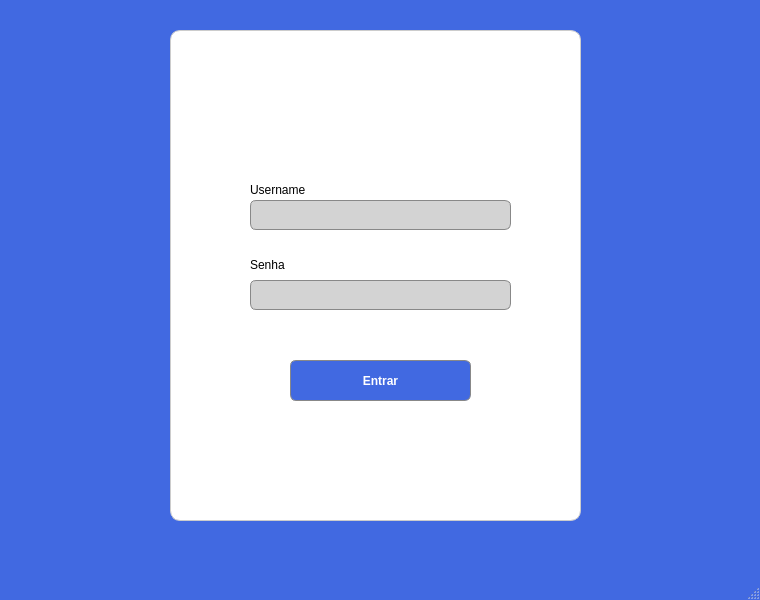
<?xml version="1.0" encoding="UTF-8"?>
<ui version="4.0">
 <class>janelalogin</class>
 <widget class="QMainWindow" name="janelalogin">
  <property name="geometry">
   <rect>
    <x>0</x>
    <y>0</y>
    <width>760</width>
    <height>600</height>
   </rect>
  </property>
  <property name="windowTitle">
   <string>janelalogin</string>
  </property>
  <property name="styleSheet">
   <string notr="true">QMainWindow {
    background:#4169E1;  /* Gradiente de cinza para branco */
    border: none;  /* Remove a borda */
}
</string>
  </property>
  <widget class="QWidget" name="centralwidget">
   <widget class="QGroupBox" name="groupBox">
    <property name="geometry">
     <rect>
      <x>170</x>
      <y>30</y>
      <width>411</width>
      <height>491</height>
     </rect>
    </property>
    <property name="styleSheet">
     <string notr="true">QGroupBox {
    background: #FFFFFF;
    border: 1px solid #ccc;
    border-radius: 10px;
    padding: 10px;
    box-shadow: 5px 5px 15px rgba(0, 0, 0, 0.4); /* Sombra forte */
}

QGroupBox:title {
    subcontrol-origin: margin;
    subcontrol-position: top center;
    padding: 5px;
}
</string>
    </property>
    <property name="title">
     <string/>
    </property>
    <widget class="QLabel" name="label_2">
     <property name="geometry">
      <rect>
       <x>80</x>
       <y>220</y>
       <width>289</width>
       <height>30</height>
      </rect>
     </property>
     <property name="text">
      <string>Senha</string>
     </property>
    </widget>
    <widget class="QLineEdit" name="lineEdit_2">
     <property name="geometry">
      <rect>
       <x>80</x>
       <y>250</y>
       <width>261</width>
       <height>30</height>
      </rect>
     </property>
     <property name="styleSheet">
      <string notr="true">
    QLineEdit {
       border: 1px solid #888888; 
       border-radius: 6px;
       padding: 5px;
       background-color: #d3d3d3;
      color: #333333;
   }
</string>
     </property>
     <property name="echoMode">
      <enum>QLineEdit::EchoMode::Password</enum>
     </property>
    </widget>
    <widget class="QLineEdit" name="lineEdit">
     <property name="geometry">
      <rect>
       <x>80</x>
       <y>170</y>
       <width>261</width>
       <height>30</height>
      </rect>
     </property>
     <property name="styleSheet">
      <string notr="true">
    QLineEdit {
       border: 1px solid #888888; 
       border-radius: 6px;
       padding: 5px;
       background-color: #d3d3d3;
      color: #333333;
   }

</string>
     </property>
    </widget>
    <widget class="QLabel" name="label_3">
     <property name="geometry">
      <rect>
       <x>80</x>
       <y>150</y>
       <width>191</width>
       <height>20</height>
      </rect>
     </property>
     <property name="text">
      <string>Username</string>
     </property>
    </widget>
    <widget class="QPushButton" name="pushButton">
     <property name="geometry">
      <rect>
       <x>120</x>
       <y>330</y>
       <width>181</width>
       <height>41</height>
      </rect>
     </property>
     <property name="styleSheet">
      <string notr="true">QPushButton {
       border: 1px solid #888888; 
       border-radius: 6px;
       padding: 5px;
       background-color: #4169E1;
       color: #FFFFFF;
	   font: bold;
   }

</string>
     </property>
     <property name="text">
      <string>Entrar</string>
     </property>
    </widget>
    <widget class="QLabel" name="label">
     <property name="geometry">
      <rect>
       <x>160</x>
       <y>40</y>
       <width>81</width>
       <height>71</height>
      </rect>
     </property>
     <property name="styleSheet">
      <string notr="true">z-index:1;</string>
     </property>
     <property name="text">
      <string/>
     </property>
     <property name="pixmap">
      <pixmap>../../Downloads/user.png</pixmap>
     </property>
     <property name="scaledContents">
      <bool>true</bool>
     </property>
    </widget>
   </widget>
  </widget>
  <widget class="QMenuBar" name="menubar">
   <property name="geometry">
    <rect>
     <x>0</x>
     <y>0</y>
     <width>760</width>
     <height>22</height>
    </rect>
   </property>
  </widget>
  <widget class="QStatusBar" name="statusbar"/>
 </widget>
 <resources/>
 <connections/>
</ui>
